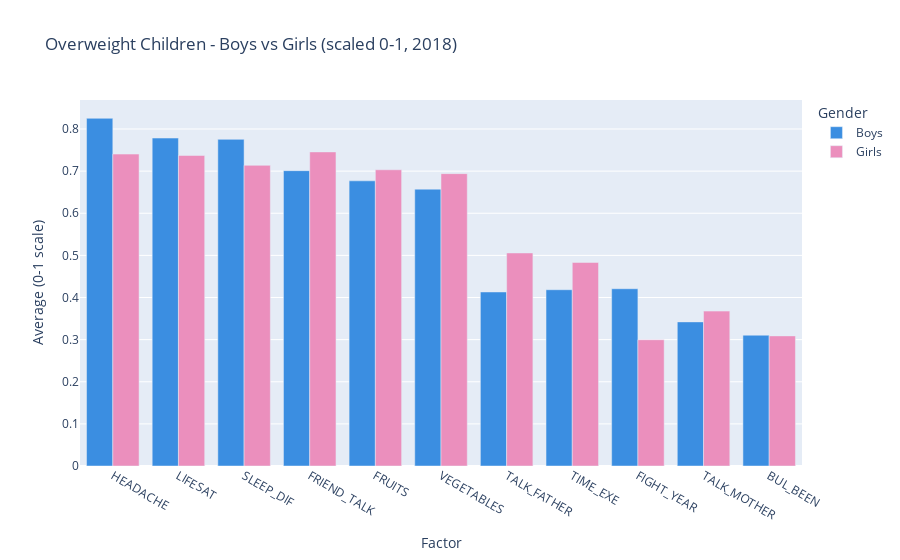

This figure's notebook cell:
### Markdown cell above
### GRAPH 3
### Komplexni prehled - Gender differences in all relevant factors
- sirsi obrazek k grafu 2 (tam jen highlights), tady vse

### Code cell
### GRAPH 3_v01
### VERTICAL BARCHART ###
# BOYS vs GIRLS
# other features 
# 2018

df_v = df[(df["YEAR"] == 2018) & (df["OVERWEIGHT"] == 1)]

df_v_group = df_v.groupby("SEX", as_index=False)[list_columns_2].mean()

for feature in list_columns_2:
    max_scale = dict_scales[feature]
    df_v_group[feature] = df_v_group[feature] / max_scale

df_sex_long_2 = df_v_group.melt(
    id_vars=["SEX"],
    value_vars=list_columns_2,
    var_name="FEATURE",
    value_name="VALUE"
)

sex_map = {1: "Boys", 2: "Girls"}
df_sex_long_2["SEX_STRING"] = df_sex_long_2["SEX"].map(sex_map)

feature_order_2 = (
    df_sex_long_2.groupby("FEATURE")["VALUE"]
    .mean()
    .sort_values(ascending=False)
    .index.tolist()
)


# CREATING vertical barchart, not stacked
colors = {"Girls": "#eb8fbd", "Boys": "#3b8ee1"}

fig_vertical = px.bar(
    df_sex_long_2,
    x="FEATURE",                 
    y="VALUE",                   
    color="SEX_STRING",          
    barmode="group",             
    category_orders={
        "FEATURE": feature_order_2,
        "SEX_STRING": ["Boys", "Girls"]  
    },
    color_discrete_map=colors,
    title="Overweight Children - Boys vs Girls (scaled 0-1, 2018)"
)

fig_vertical.update_layout(
    xaxis_title="Factor",
    yaxis_title="Average (0-1 scale)",
    legend_title="Gender"
)

fig_vertical.show()

### Figure 1 — Plotly figure (JSON) as saved in the notebook; plotly's stock layout.template omitted (floating-point values rounded to 4 significant figures)
{"data": [{"alignmentgroup": "True", "hovertemplate": "SEX_STRING=Boys<br>FEATURE=%{x}<br>VALUE=%{y}<extra></extra>", "legendgroup": "Boys", "marker": {"color": "#3b8ee1", "pattern": {"shape": ""}}, "name": "Boys", "offsetgroup": "Boys", "orientation": "v", "showlegend": true, "textposition": "auto", "type": "bar", "x": ["FRUITS", "VEGETABLES", "TALK_FATHER", "TALK_MOTHER", "FRIEND_TALK", "LIFESAT", "SLEEP_DIF", "TIME_EXE", "FIGHT_YEAR", "HEADACHE", "BUL_BEEN"], "xaxis": "x", "y": [0.6769, 0.6572, 0.4132, 0.3421, 0.7011, 0.7785, 0.7754, 0.4184, 0.4208, 0.8254, 0.3105], "yaxis": "y"}, {"alignmentgroup": "True", "hovertemplate": "SEX_STRING=Girls<br>FEATURE=%{x}<br>VALUE=%{y}<extra></extra>", "legendgroup": "Girls", "marker": {"color": "#eb8fbd", "pattern": {"shape": ""}}, "name": "Girls", "offsetgroup": "Girls", "orientation": "v", "showlegend": true, "textposition": "auto", "type": "bar", "x": ["FRUITS", "VEGETABLES", "TALK_FATHER", "TALK_MOTHER", "FRIEND_TALK", "LIFESAT", "SLEEP_DIF", "TIME_EXE", "FIGHT_YEAR", "HEADACHE", "BUL_BEEN"], "xaxis": "x", "y": [0.7032, 0.6941, 0.5057, 0.3677, 0.7456, 0.7372, 0.7138, 0.4832, 0.2997, 0.7404, 0.3089], "yaxis": "y"}], "layout": {"barmode": "group", "legend": {"title": {"text": "Gender"}, "tracegroupgap": 0}, "title": {"text": "Overweight Children - Boys vs Girls (scaled 0-1, 2018)"}, "xaxis": {"anchor": "y", "categoryarray": ["HEADACHE", "LIFESAT", "SLEEP_DIF", "FRIEND_TALK", "FRUITS", "VEGETABLES", "TALK_FATHER", "TIME_EXE", "FIGHT_YEAR", "TALK_MOTHER", "BUL_BEEN"], "categoryorder": "array", "domain": [0, 1], "title": {"text": "Factor"}}, "yaxis": {"anchor": "x", "domain": [0, 1], "title": {"text": "Average (0-1 scale)"}}}}
